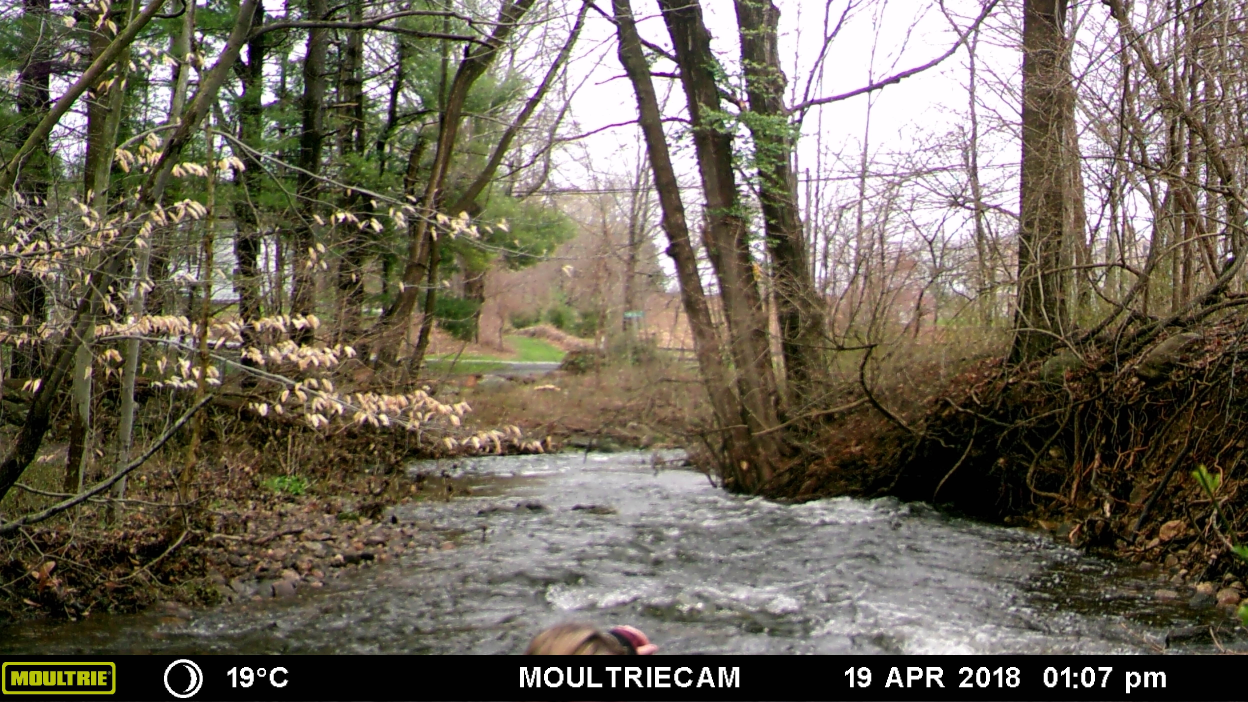
#> input picture srip/diff/trigs/S19022_D041918_050318_I1.JPG, 4992 x 2808 px (shown at 1/4 size); its folder holds only this picture in this run
$ python -i utils.py   (imports and definitions only)   (older library calls are emulated)
#> lines starting #> are read from the running program, lines starting #| are printed output that depends on the picture
import os
import exifread
import cv2
import glob
import datetime as dt
import numpy as np
import matplotlib
import matplotlib.pyplot as plt
import multiprocessing as mp

#utils------------------------------------------------------------------------
#import utils

result_list = []
def collect_results(result):
    result_list.append(result)

def local_path():
    return '/'.join(os.path.abspath(__file__).split('/')[:-1])+'/'

# [12 lines left out: function read_exif_tags, not called in this run]

def set_exif_tags(path,tag_set):
    return True

# [184 lines left out: functions read_crop_resize, get_camera_seg_mult, get_seg_line, get_rotation_pad, chroma_dropped, too_dark and 8 more, not called in this run]

def multi_tilt_resize(img,width=640,height=480,n=5,deg=45,translate=False,interp=cv2.INTER_CUBIC):
    imgs = []
    degs = [x for x in range(-1*deg,deg,(deg*2)//(n-1))]
    if len(degs)<n: degs += [deg]
    for j in range(n):
        M = cv2.getRotationMatrix2D(((img.shape[0]-1)/2.0,(img.shape[0]-1)/2.0),degs[j],1)
        new_img = cv2.warpAffine(img,M,img.shape[0:2][::-1])
        a,b = int(round(new_img.shape[0]/2)),int(round(new_img.shape[1]/2))
        if abs(degs[j])<20:
            sel_img = new_img[a//2:3*a//2,b//2:3*b//2,:]
        else:
            sel_img = new_img[a//3:a,b//3:b,:]
        h_scale = height/(sel_img.shape[0]*1.0)
        w_scale = width/(sel_img.shape[1]*1.0)
        if w_scale<h_scale:
            if translate:
                dim = (int(round(sel_img.shape[1]*h_scale)),
                       int(round(sel_img.shape[0]*h_scale)))
                img1 = cv2.resize(sel_img,dim,interpolation=interp)
                d = int(round((img1.shape[1]-width)/2.0))
                for i in range(n):
                    x = d//(n-i)
                    y = (img1.shape[1]-2*d)
                    imgs += [cv2.resize(img1[:,x:(x+y),:],(width,height),interpolation=interp)]
            else:
                dim = (int(round(img.shape[1]*h_scale)),
                       int(round(img.shape[0]*h_scale)))
                img1 = cv2.resize(sel_img,dim,interpolation=interp)
                d = int(round((img1.shape[1]-width)/2.0))
                imgs += [cv2.resize([img1[:,d:(img1.shape[1]-d),:]],(width,height),interpolation=interp)]
        else:
            if translate:
                dim = (int(round(sel_img.shape[1]*w_scale)),
                       int(round(sel_img.shape[0]*w_scale)))
                img1 = cv2.resize(sel_img, dim, interpolation=interp)
                d = int(round((img1.shape[0]-height)))
                for i in range(n):
                    x = d//(n-i)
                    y = img1.shape[0]-d
                    imgs += [cv2.resize(img1[x:x+y,:,:],(width,height),interpolation=interp)]
            else:
                dim = (int(round(sel_img.shape[1]*w_scale)),
                       int(round(sel_img.shape[0]*w_scale)))
                img1 = cv2.resize(sel_img,dim,interpolation=interp)
                d = int(round((img1.shape[0]-height)))
                imgs += [cv2.resize(img1[d:img1.shape[0],:,:],(width,height),interpolation=interp)]
    return imgs

# [230 lines left out: functions hue_mean, sat_mean, val_mean, luma_mean, cr_mean, cb_mean and 11 more, not called in this run]

def BGR_to_c1c2c3(img):
    return True #:::TO DO:::

# [14 lines left out: functions BGR_to_bgr, plot, not called in this run]

def blob2img(blob):
    return cv2.imdecode(np.frombuffer(blob,dtype=np.uint8),-1)

def img2blob(img):
    return cv2.imencode('.jpg',img)[1].tostring()

def imgs2pickle(imgs):
    return True

# [722 lines left out: functions load_data_simple, load_data_advanced, n_choose_k, sids_spectrum, label_spect_diff, split_diff and 19 more, not called in this run]

>>> import cv2
>>> picture = cv2.imread('diff/trigs/S19022_D041918_050318_I1.JPG')
#> picture is the input picture: shape (2808, 4992, 3); mean B, G, R 87.4, 101.7, 109.2
>>> result = multi_tilt_resize(picture)
#> the loop in multi_tilt_resize, `for j in range(n):` made 1 pass
#> pass 1, in multi_tilt_resize, `new_img = cv2.warpAffine(img,M,img.shape[0:2][::-1])`:
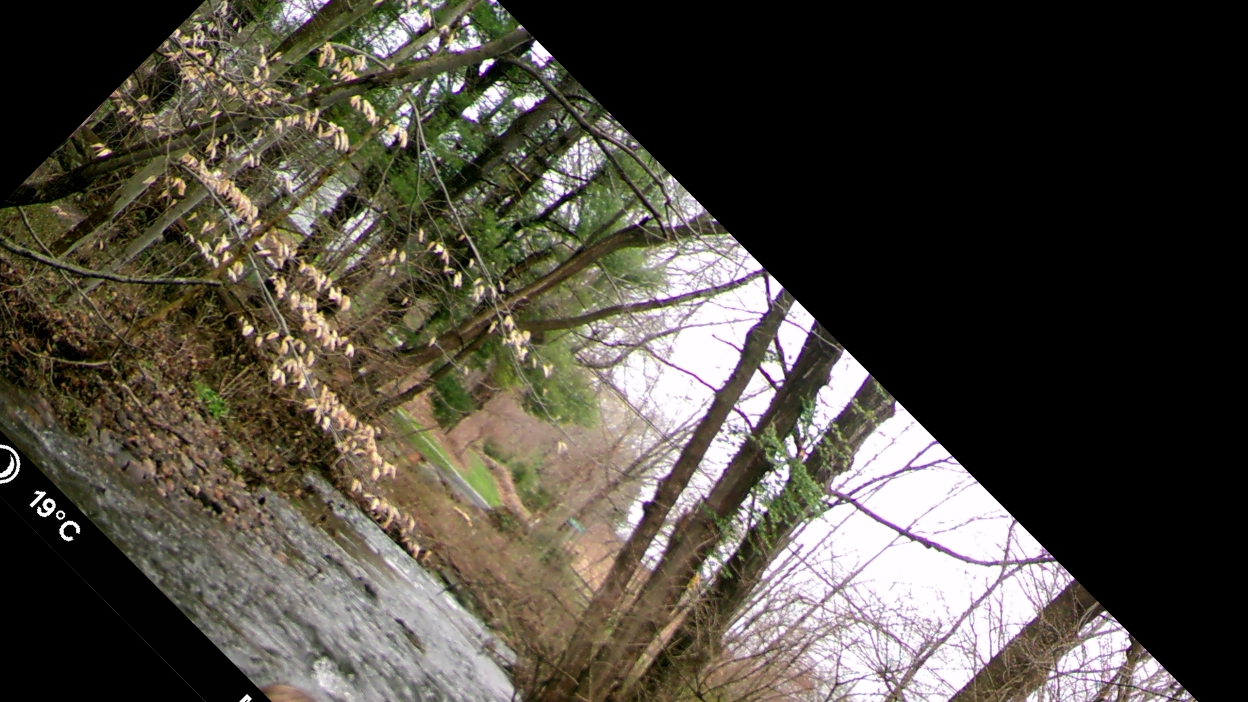
#> new_img: shape (2808, 4992, 3) (shown at 1/4 size); mean B, G, R 63, 72.6, 77.6
#> pass 1, in multi_tilt_resize, `sel_img = new_img[a//3:a,b//3:b,:]`:
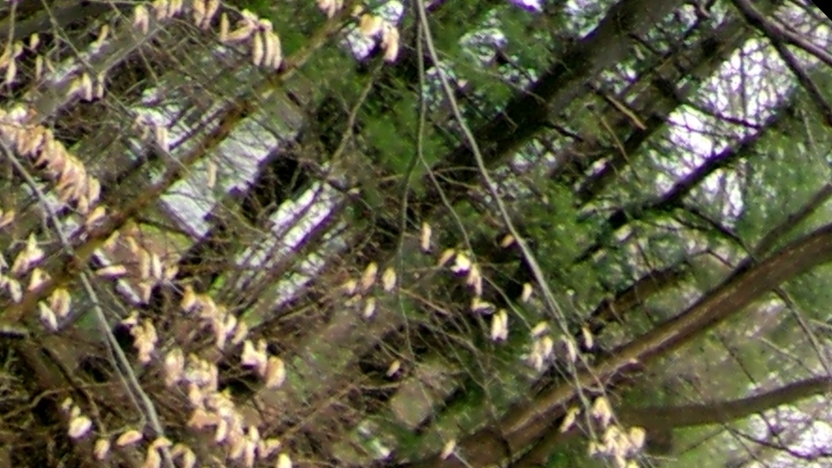
#> sel_img: shape (936, 1664, 3) (shown at 1/2 size); mean B, G, R 68.6, 93.8, 97.4
#> after the loop in multi_tilt_resize, `for j in range(n):`: imgs = []
#> (the run stopped early here; a loop or call above may not have finished)
